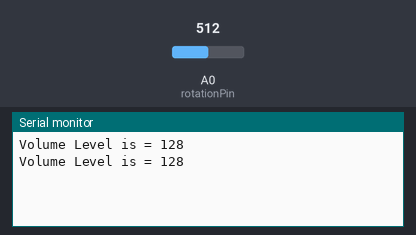
Bench run of a sketch on a simulated Arduino Uno, built with avr-gcc and run on an emulated ATmega328P. On the bench: the last lines printed to the serial monitor. The test bench sets the inputs (shaded band); at power-on: A0 (rotationPin) = 512.

Above: at 5.8 s.
5.9 s: A0 (rotationPin) set to 716
At 11.4 s:
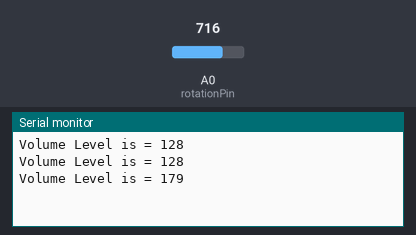
11.9 s: A0 (rotationPin) set to 900
At 16.4 s:
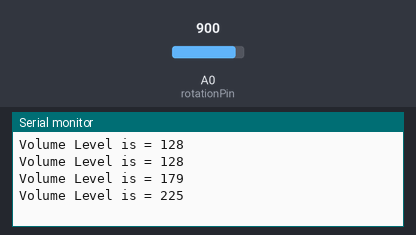
Timing chart, 0 to 17.9 s (numbered marks = the images above; inputs shaded):
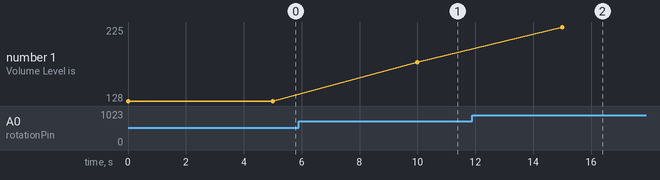

The sketch:

Lab003L2.ino
```cpp
/*
Name:		Lab003L2.ino
Created:	5/30/2018 4:32:10 PM
Author:	chris dyck
Description: This program will read the data from the rotation sensor and display the result to the serial monitor.

*/

int rotationPin = A0; //The rotation sensor is plugged into pin A0 of the Arduino.
int data = 0;           //Used to store data from sensor.
int delayTime = 5000;

void setup() { //The Setup function runs once.
	Serial.begin(9600); //This will enable the Arduino to send data to the Serial monitor.
}

void loop() { //The loop function runs forever
	data = Read();
	delay(delayTime);           //Wait 1 second (1000mS) before running again.
}

int Read() {
	int value = analogRead(rotationPin) / 4;  //Read the value from the light sensor and store it in the lightData variable.
	Serial.print("Volume Level is = ");
	Serial.println(value);  //Print the data to the serial port.
	return(value);
}
```

Measured:
- after the input at 5.9 s, the serial monitor: prints a new line after 4.1 s (image 1)
- after the input at 11.9 s, the serial monitor: prints a new line after 3.1 s (image 2)
- plotted number 1: 128 → 179 after the input at 5.9 s, 179 → 225 after the input at 11.9 s
